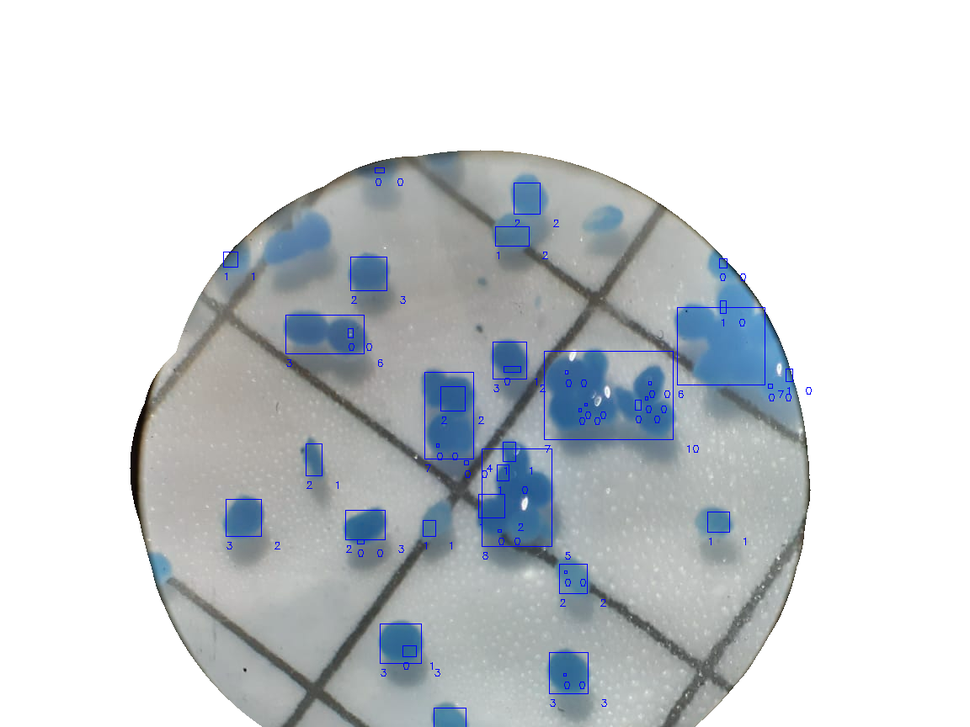
#> input picture prototipo/sicov/bin/processamento/ExtracaoDeCaracteristicas/novalampada.png, 970 x 727 px, shrunk from 1152 x 864 before the run
$ python -i mask.py   (imports and definitions only)
#> lines starting #> are read from the running program, lines starting #| are printed output that depends on the picture; after the words box and inside, x2 and y2 are one past the last pixel; in counts of white or black regions, pixels touching at a corner belong together
#> further down, picture is the input picture: shape (727, 970, 3); mean B, G, R 212.6, 209.1, 204.7
import cv2
import numpy as np

class AplicarMascara:
    def __init__(self):
        pass


    #img = cv2.cvtColor(img, cv2.COLOR_BGR2RGB)

    # detect circles
    def detectarCirculos(self, img, num=None):
        gray = cv2.medianBlur(cv2.cvtColor(img, cv2.COLOR_RGB2GRAY), 5)
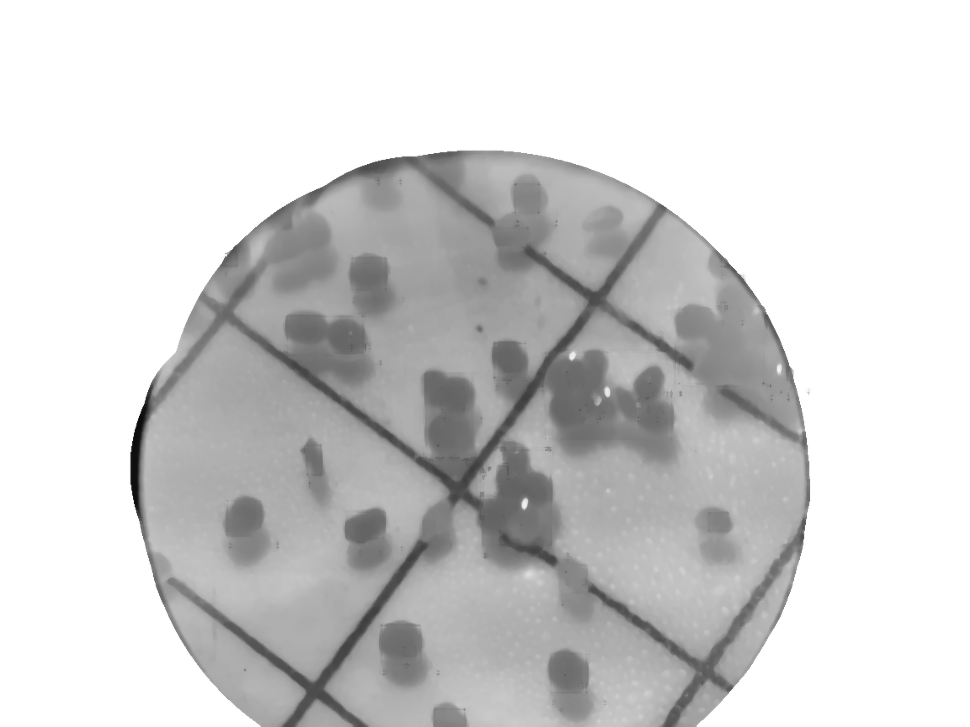
#> gray: shape (727, 970); min 11, max 255, mean 209.9
        if num == None:
            img = np.uint16(np.around(cv2.HoughCircles(gray, \
                cv2.HOUGH_GRADIENT, 1.2, 100, param1=50, param2=50, \
                minRadius=0, maxRadius=0)))
        else:
            img = np.uint16(np.around(cv2.HoughCircles(gray, \
                cv2.HOUGH_GRADIENT, 1, 100, param1=50, param2=50, \
                minRadius=0, maxRadius=0)))
        return img


    # draw mask
    def desenharMascara(self, img):
        mask = np.full((img.shape[0], img.shape[1]), 0, dtype=np.uint8)
        try:
            for i in self.detectarCirculos(img)[0, :]:
                cv2.circle(mask, (i[0], i[1]), i[2], (255, 0, 0), -1)
#> this loop made 25 passes
#> i on passes 1 to 12: [412, 413, 244], [568, 500, 238], [287, 466, 157], [681, 491, 129], [412, 307, 150], [521, 325, 174], [332, 581, 157], [657, 607, 110], [501, 703, 162], [602, 385, 62], [525, 599, 132], [875, 460, 324]
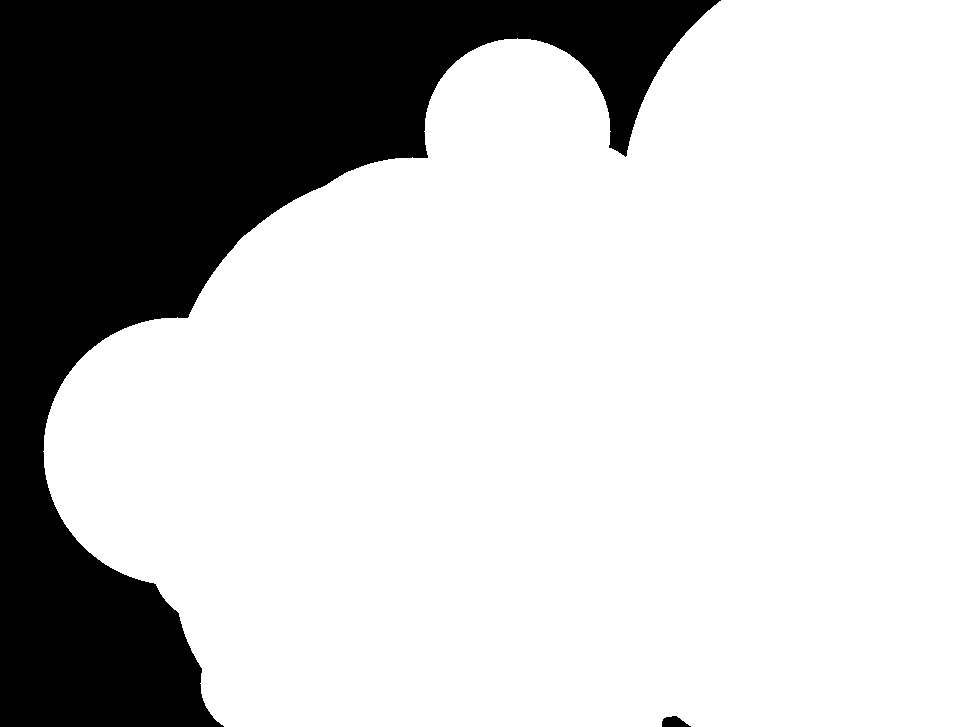
#> mask: shape (727, 970); 75.4% white; 2 black regions, box (x1, y1, x2, y2) and area: (0, 0, 721, 727) 173233, (662, 716, 691, 727) 221
        except:
            for i in self.detectarCirculos(img, 1)[0, :]:
                cv2.circle(mask, (i[0], i[1]), i[2], (255, 0, 0), -1)
        try:
            return self.obtendoMascaras(img, mask)
        except:
            return img


    # get first masked value (foreground)
    def obtendoMascaras(self, img, mask):
        fg = cv2.bitwise_or(img, img, mask=mask)
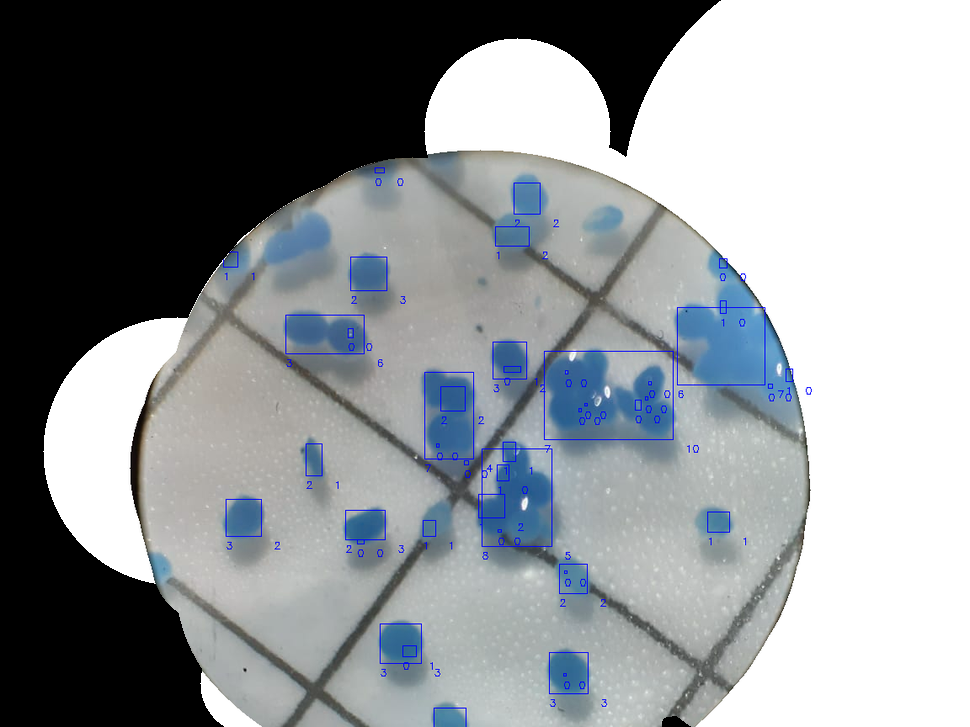
#> fg: shape (727, 970, 3); mean B, G, R 150, 146.5, 142.1

        # get second masked value (background) mask must be inverted
        mask = cv2.bitwise_not(mask)
        background = np.full(img.shape, 255, dtype=np.uint8)
        bk = cv2.bitwise_or(background, background, mask=mask)
#> background: shape (727, 970, 3); every value is 255

        # combine foreground+background
        img = cv2.bitwise_or(fg, bk)

        return img

>>> import cv2
>>> picture = cv2.imread('novalampada.png')
>>> result = AplicarMascara().desenharMascara(picture)
